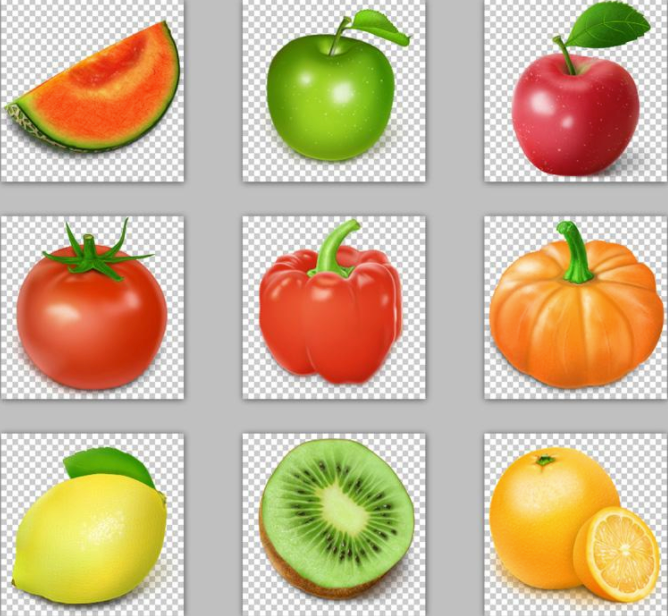
#> input picture images/fruits.png, 668 x 616 px
$ python change_image.py
#> lines starting #> are read from the running program, lines starting #| are printed output that depends on the picture
#!/usr/bin/env python
# -*- coding: UTF-8 -*-

# From: https://zhuanlan.zhihu.com/p/24425116

# 缩放，裁剪和补边

# 缩放通过cv2.resize()实现，裁剪则是利用array自身的下标截取实现，
# 此外OpenCV还可以给图像补边，这样能对一幅图像的形状和感兴趣区域实现各种操作。
# 下面的例子中读取一幅400×600分辨率的图片，并执行一些基础的操作

import cv2

# 读取一张照片
img = cv2.imread('images/fruits.png')
#> img is the input picture: shape (616, 668, 3); mean B, G, R 148, 181, 202

# 缩放成200x200的方形图像
img_200x200 = cv2.resize(img, (200, 200))
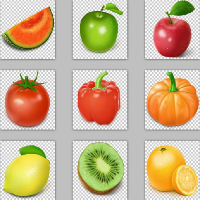
#> img_200x200: shape (200, 200, 3); mean B, G, R 148, 180.9, 201.9

# 不直接指定缩放后大小，通过fx和fy指定缩放比例，0.5则长宽都为原来一半
# 等效于img_200x300 = cv2.resize(img, (300, 200))，注意指定大小的格式是(宽度,高度)
# 插值方法默认是cv2.INTER_LINEAR，这里指定为最近邻插值
img_200x300 = cv2.resize(img, (0, 0), fx=0.5, fy=0.5,
                              interpolation=cv2.INTER_NEAREST)
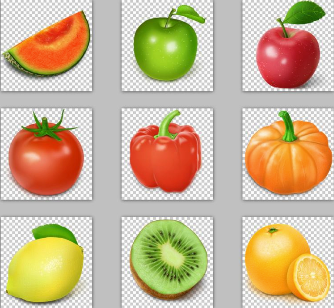
#> img_200x300: shape (308, 334, 3); mean B, G, R 148.1, 181, 202

# 在上张图片的基础上，上下各贴50像素的黑边，生成300x300的图像
img_300x300 = cv2.copyMakeBorder(img, 50, 50, 0, 0,
                                       cv2.BORDER_CONSTANT,
                                       value=(0, 0, 0))
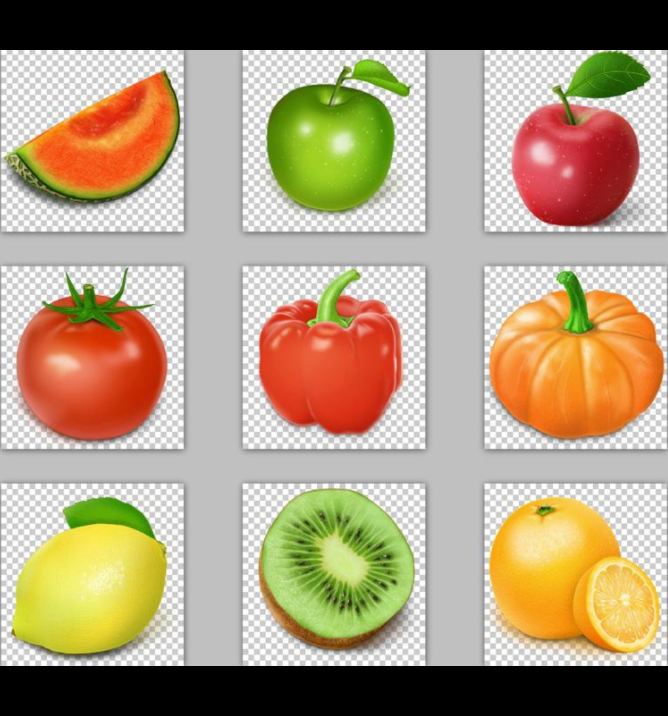
#> img_300x300: shape (716, 668, 3); mean B, G, R 127.3, 155.7, 173.7

# 对照片中树的部分进行剪裁
patch_tree = img[20:150, -180:-50]
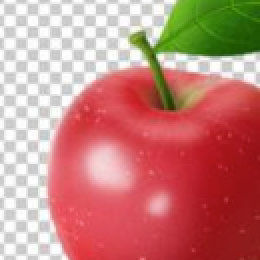
#> patch_tree: shape (130, 130, 3) (shown 2 times larger); mean B, G, R 125.8, 132.2, 197.7

cv2.imwrite('tmp/fruits_cropped_tree.jpg', patch_tree)
cv2.imwrite('tmp/fruits_resized_200x200.jpg', img_200x200)
cv2.imwrite('tmp/fruits_resized_200x300.jpg', img_200x300)
cv2.imwrite('tmp/fruits_bordered_300x300.jpg', img_300x300)
